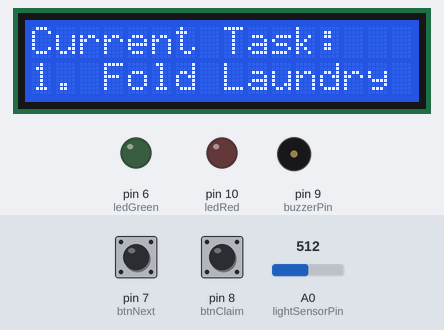
A sketch run on a simulated Arduino Uno, built with avr-gcc and run on an emulated ATmega328P. On the bench: 16×2 character LCD, output pins drawn as LEDs (lit = HIGH), buzzer (waves = sounding). Inputs (shaded band) come from the test bench; at power-on: pin 8 (btnClaim) LOW, pin 7 (btnNext) LOW, A0 (lightSensorPin) = 512.

Above: at 3.2 s.
3.3 s: pin 8 (btnClaim) pulled HIGH for 0.15 s
At 3.75 s:
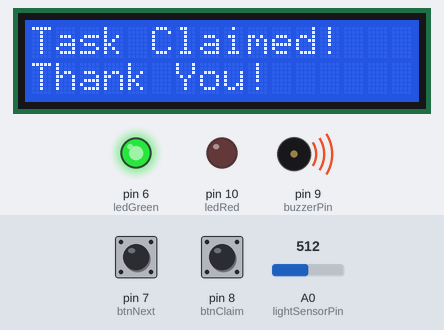
4.0 s: pin 7 (btnNext) pulled HIGH for 3.2 s
At 8.3 s:
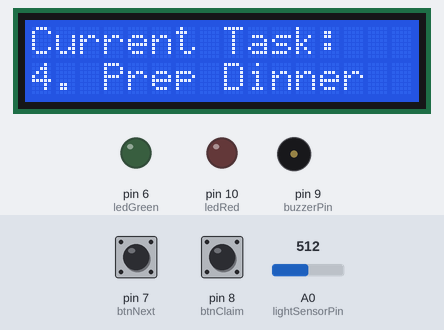
8.7 s: pin 7 (btnNext) pulled HIGH for 0.15 s
At 9.6 s:
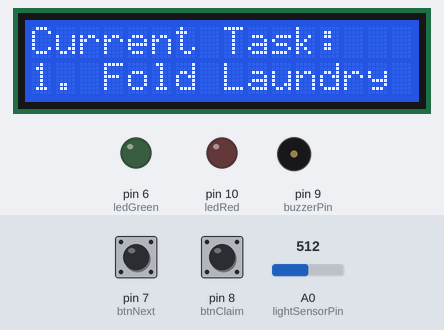
10.3 s: pin 8 (btnClaim) pulled HIGH for 3.2 s
At 34.1 s:
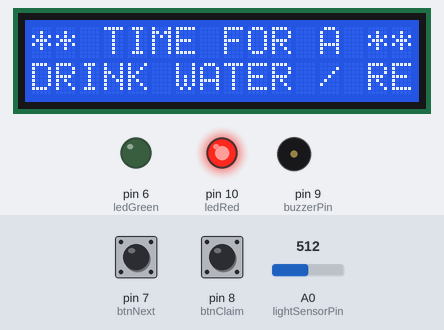
Timing chart, 0 to 34.8 s (numbered marks = the images above; inputs shaded):
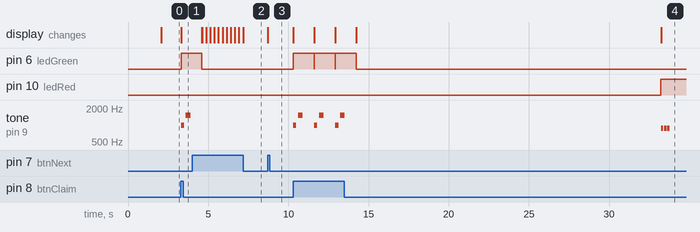

Measured:
- after the input at 3.3 s, pin 6 (ledGreen): LOW → HIGH at once; tone on pin 9 (buzzerPin): silent → 1000 Hz at once, → silent 0.20 s later, → 1500 Hz 0.10 s later, → silent 0.30 s later; the display: changes at once (image 1)
- after the input at 4.0 s, the display: first differs from a run without the input after 0.62 s (image 2 shows a later state)
- after the input at 8.7 s, the display: changes at once (image 3)
- after the input at 10.3 s, pin 6 (ledGreen): alternates HIGH for 1.3 s and LOW for 0.01 s, 6 changes in all, then stays LOW, starting at once; pin 10 (ledRed): LOW → HIGH after 22.9 s instead of 21.4 s; the display: first changes at once (image 4 shows a later state)

The sketch:

Kitchenassistant.ino.ino
```cpp
#include <LiquidCrystal.h>

// Initialize LCD pins based on your physical layout (RS, E, D4, D5, D6, D7)
// Connected via Row A (Pins: 10A->12, 12A->11, 17A->5, 18A->4, 19A->3, 20A->2)
LiquidCrystal lcd(12, 11, 5, 4, 3, 2);

// Pin Definitions matching your component placements
const int btnNext = 7;         // Button at Column 25
const int btnClaim = 8;        // Button at Column 30
const int buzzerPin = 9;       // Buzzer at Column 36
const int ledRed = 10;         // Red LED at Column 53
const int ledGreen = 6;        // Green LED at Column 50
const int lightSensorPin = A0; // Photoresistor at Column 44

// Task List
const char* tasks[] = {
  "1. Fold Laundry",
  "2. Wash Dishes",
  "3. Water Plants",
  "4. Prep Dinner"
};
const int totalTasks = 4;
int currentTaskIndex = 0;

// Hydration/Break Tracker Variables
unsigned long activeWorkTime = 0;
unsigned long lastCheckTime = 0;
const int lightThreshold = 400; // Adjust based on ambient room light
const unsigned long breakInterval = 30000; // 30 seconds for demo (set higher for real use)

void setup() {
  lcd.begin(16, 2);
  pinMode(btnNext, INPUT);
  pinMode(btnClaim, INPUT);
  pinMode(buzzerPin, OUTPUT);
  pinMode(ledRed, OUTPUT);
  pinMode(ledGreen, OUTPUT);

  // Initial Screen Display
  lcd.clear();
  lcd.print("Smart Task Node");
  lcd.setCursor(0, 1);
  lcd.print("Ready...");
  delay(2000);
  displayTask();
}

void loop() {
  // 1. Task Navigation
  if (digitalRead(btnNext) == HIGH) {
    currentTaskIndex = (currentTaskIndex + 1) % totalTasks;
    displayTask();
    delay(250); // Simple debounce delay
  }

  // 2. Task Claim / Complete
  if (digitalRead(btnClaim) == HIGH) {
    lcd.clear();
    lcd.print("Task Claimed!");
    lcd.setCursor(0, 1);
    lcd.print("Thank You!");

    // Play chime and flash Green LED
    digitalWrite(ledGreen, HIGH);
    tone(buzzerPin, 1000, 200);
    delay(300);
    tone(buzzerPin, 1500, 300);
    delay(1000);
    digitalWrite(ledGreen, LOW);

    displayTask();
  }

  // 3. Hydration & Activity Tracker
  int lightLevel = analogRead(lightSensorPin);

  if (lightLevel > lightThreshold) {
    // Activity detected (e.g., room lights on / working area active)
    if (millis() - lastCheckTime >= 1000) {
      activeWorkTime += 1000;
      lastCheckTime = millis();
    }
  } else {
    // Reset or pause tracker if room is dark/inactive
    lastCheckTime = millis();
  }

  // Trigger hydration break reminder
  if (activeWorkTime >= breakInterval) {
    triggerBreakReminder();
    activeWorkTime = 0; // Reset timer after reminder
  }
}

void displayTask() {
  lcd.clear();
  lcd.print("Current Task:");
  lcd.setCursor(0, 1);
  lcd.print(tasks[currentTaskIndex]);
}

void triggerBreakReminder() {
  digitalWrite(ledRed, HIGH);
  lcd.clear();
  lcd.print("** TIME FOR A **");
  lcd.setCursor(0, 1);
  lcd.print("DRINK WATER / REST");

  // Gentle reminder tone sequence
  for (int i = 0; i < 3; i++) {
    tone(buzzerPin, 880, 150);
    delay(200);
  }

  delay(3000);
  digitalWrite(ledRed, LOW);
  displayTask();
}
```
